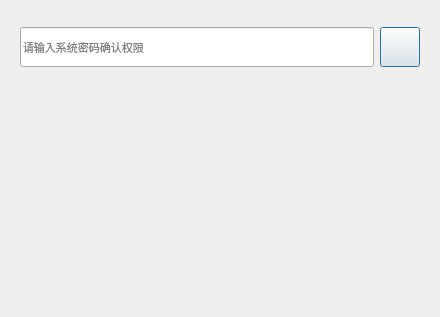
<?xml version="1.0" encoding="UTF-8"?>
<ui version="4.0">
 <class>CheckPasswordDlg</class>
 <widget class="QDialog" name="CheckPasswordDlg">
  <property name="geometry">
   <rect>
    <x>0</x>
    <y>0</y>
    <width>440</width>
    <height>317</height>
   </rect>
  </property>
  <property name="font">
   <font>
    <family>Ubuntu</family>
    <pointsize>8</pointsize>
    <italic>false</italic>
    <bold>false</bold>
   </font>
  </property>
  <property name="windowTitle">
   <string>Dialog</string>
  </property>
  <property name="styleSheet">
   <string notr="true">font: 8pt &quot;Ubuntu&quot;;</string>
  </property>
  <property name="modal">
   <bool>false</bool>
  </property>
  <layout class="QVBoxLayout" name="verticalLayout" stretch="1,3">
   <item>
    <widget class="QWidget" name="widget" native="true">
     <layout class="QHBoxLayout" name="horizontalLayout">
      <item>
       <widget class="QLineEdit" name="lineEdit">
        <property name="minimumSize">
         <size>
          <width>0</width>
          <height>40</height>
         </size>
        </property>
        <property name="placeholderText">
         <string>请输入系统密码确认权限</string>
        </property>
       </widget>
      </item>
      <item>
       <widget class="QPushButton" name="pushButton">
        <property name="minimumSize">
         <size>
          <width>40</width>
          <height>40</height>
         </size>
        </property>
        <property name="styleSheet">
         <string notr="true">border-image: url(:/new/prefix1/image/confirm.png);</string>
        </property>
        <property name="text">
         <string/>
        </property>
        <property name="iconSize">
         <size>
          <width>45</width>
          <height>45</height>
         </size>
        </property>
       </widget>
      </item>
     </layout>
    </widget>
   </item>
   <item>
    <widget class="QWidget" name="widget_2" native="true">
     <property name="styleSheet">
      <string notr="true"/>
     </property>
    </widget>
   </item>
  </layout>
 </widget>
 <resources/>
 <connections/>
</ui>
